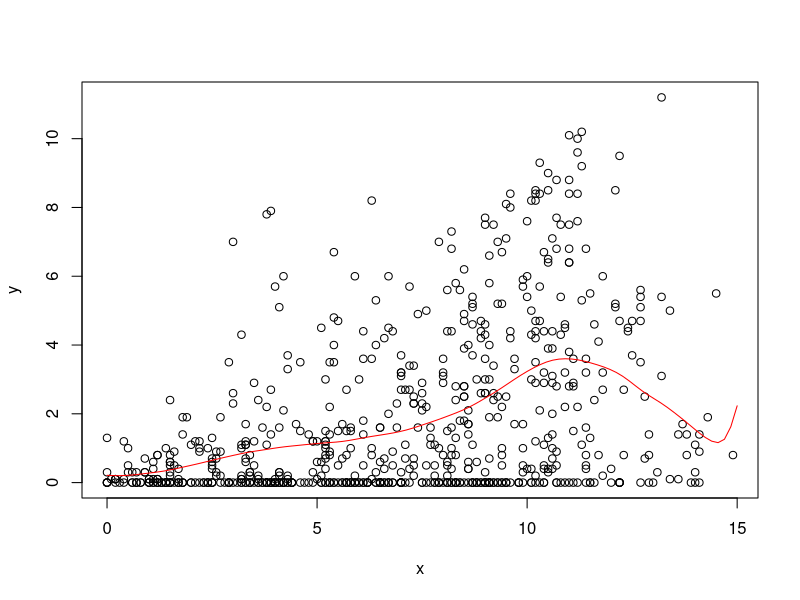
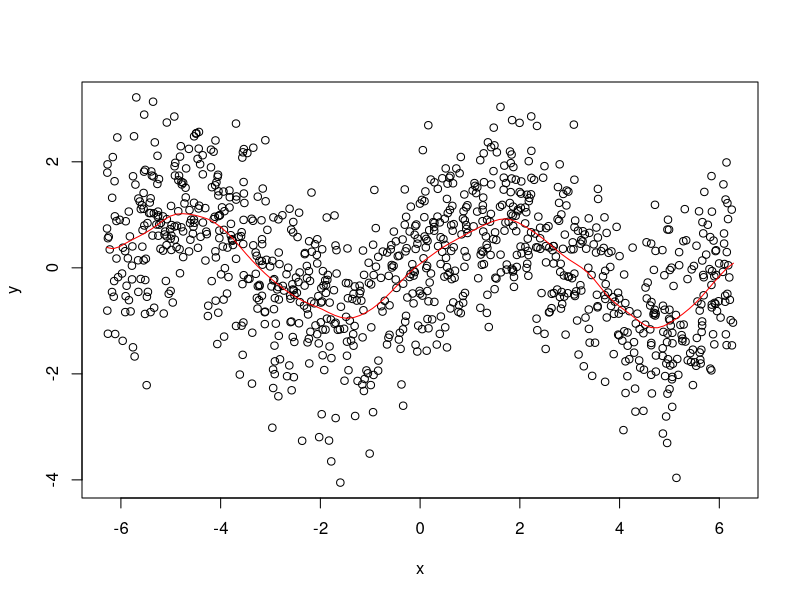

Here is the R script that generated these plots, in order:
llr <- function(x, y, z, omega) {
  fits <- sapply(z, compute_f_hat, x, y, omega)
  return(fits)
}

compute_f_hat <- function(z, x, y, omega) {
  Wz <- make_weight_matrix(z, x, omega)
  X <- make_predictor_matrix(x)
  f_hat <- c(1, z) %*% solve(t(X) %*% Wz %*% X) %*% t(X) %*% Wz %*% y
  return(f_hat)
}


make_weight_matrix <- function(z, x, omega) {
  r <- abs(x - z) / omega  # this is a vector of the same length as x
  w <- sapply(r, W)  # this is a vector of the same length as x and r
  Wz <- diag(w)  # this is a diagonal matrix with elements from w
  return(Wz)
}

W <- function(r) {
  if (abs(r) < 1) {
    return((1 - abs(r) ** 3) ** 3)
  } else {
    return(0)
  }
}


make_predictor_matrix <- function(x) {
  n <- length(x)
  return(cbind(rep(1, n), x))
}


# --- example 1 --- #

# get the data
data(french_fries, package = 'reshape2')
french_fries <- na.omit(french_fries)

# input data
x <- french_fries$potato
y <- french_fries$buttery

# space along which to smooth
z <- seq(0, 15, length.out = 100)

# run smoothing
fits <- llr(z = z, x = x, y = y, omega = 2)

# plot the data and the smoother
plot(x, y)
lines(z, fits, col = 'red')


# --- example 2 --- #

# noisy sine wave
x <- runif(1000, -2 * pi, 2 * pi)
y <- sin(x) + rnorm(length(x))

# space along which to smooth
z <- seq(-2 * pi, 2 * pi, length.out = 100)

# run smoothing
fits <- llr(z = z, x = x, y = y, omega = pi / 3)

# plot the data and the smoother
plot(x, y)
lines(z, fits, col = 'red')
